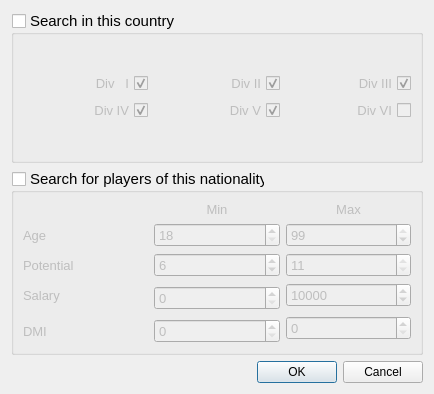
<?xml version="1.0" encoding="UTF-8"?>
<ui version="4.0">
 <class>SearchDialog</class>
 <widget class="QDialog" name="SearchDialog">
  <property name="geometry">
   <rect>
    <x>0</x>
    <y>0</y>
    <width>434</width>
    <height>394</height>
   </rect>
  </property>
  <property name="windowTitle">
   <string>Dialog</string>
  </property>
  <layout class="QVBoxLayout" name="verticalLayout_4">
   <item>
    <layout class="QVBoxLayout" name="verticalLayout_3">
     <item>
      <widget class="QGroupBox" name="countryGroup">
       <property name="font">
        <font>
         <pointsize>11</pointsize>
        </font>
       </property>
       <property name="title">
        <string>Search in this country</string>
       </property>
       <property name="checkable">
        <bool>true</bool>
       </property>
       <property name="checked">
        <bool>false</bool>
       </property>
       <layout class="QVBoxLayout" name="verticalLayout_2">
        <item>
         <layout class="QGridLayout" name="gridLayout_2">
          <item row="0" column="0">
           <widget class="QCheckBox" name="div1Check">
            <property name="font">
             <font>
              <pointsize>10</pointsize>
             </font>
            </property>
            <property name="layoutDirection">
             <enum>Qt::RightToLeft</enum>
            </property>
            <property name="text">
             <string>Div   I</string>
            </property>
            <property name="checked">
             <bool>true</bool>
            </property>
           </widget>
          </item>
          <item row="0" column="1">
           <widget class="QCheckBox" name="div2Check">
            <property name="font">
             <font>
              <pointsize>10</pointsize>
             </font>
            </property>
            <property name="layoutDirection">
             <enum>Qt::RightToLeft</enum>
            </property>
            <property name="text">
             <string>Div II</string>
            </property>
            <property name="checked">
             <bool>true</bool>
            </property>
           </widget>
          </item>
          <item row="0" column="2">
           <widget class="QCheckBox" name="div3Check">
            <property name="font">
             <font>
              <pointsize>10</pointsize>
             </font>
            </property>
            <property name="layoutDirection">
             <enum>Qt::RightToLeft</enum>
            </property>
            <property name="text">
             <string>Div III</string>
            </property>
            <property name="checked">
             <bool>true</bool>
            </property>
           </widget>
          </item>
          <item row="1" column="0">
           <widget class="QCheckBox" name="div4Check">
            <property name="font">
             <font>
              <pointsize>10</pointsize>
             </font>
            </property>
            <property name="layoutDirection">
             <enum>Qt::RightToLeft</enum>
            </property>
            <property name="text">
             <string>Div IV</string>
            </property>
            <property name="checked">
             <bool>true</bool>
            </property>
           </widget>
          </item>
          <item row="1" column="1">
           <widget class="QCheckBox" name="div5Check">
            <property name="font">
             <font>
              <pointsize>10</pointsize>
             </font>
            </property>
            <property name="layoutDirection">
             <enum>Qt::RightToLeft</enum>
            </property>
            <property name="text">
             <string>Div V</string>
            </property>
            <property name="checked">
             <bool>true</bool>
            </property>
           </widget>
          </item>
          <item row="1" column="2">
           <widget class="QCheckBox" name="div6Check">
            <property name="font">
             <font>
              <pointsize>10</pointsize>
             </font>
            </property>
            <property name="toolTip">
             <string>It is not recommended to search in Div VI</string>
            </property>
            <property name="layoutDirection">
             <enum>Qt::RightToLeft</enum>
            </property>
            <property name="text">
             <string>Div VI</string>
            </property>
            <property name="checked">
             <bool>false</bool>
            </property>
           </widget>
          </item>
         </layout>
        </item>
       </layout>
      </widget>
     </item>
     <item>
      <widget class="QGroupBox" name="nationalityGroup">
       <property name="font">
        <font>
         <pointsize>11</pointsize>
        </font>
       </property>
       <property name="title">
        <string>Search for players of this nationality</string>
       </property>
       <property name="checkable">
        <bool>true</bool>
       </property>
       <property name="checked">
        <bool>false</bool>
       </property>
       <layout class="QVBoxLayout" name="verticalLayout">
        <item>
         <layout class="QGridLayout" name="gridLayout">
          <item row="3" column="0">
           <widget class="QLabel" name="salaryLabel">
            <property name="font">
             <font>
              <pointsize>10</pointsize>
             </font>
            </property>
            <property name="text">
             <string>Salary</string>
            </property>
           </widget>
          </item>
          <item row="4" column="2" rowspan="2">
           <widget class="QSpinBox" name="dmiMax">
            <property name="font">
             <font>
              <pointsize>10</pointsize>
             </font>
            </property>
            <property name="buttonSymbols">
             <enum>QAbstractSpinBox::UpDownArrows</enum>
            </property>
            <property name="specialValueText">
             <string/>
            </property>
            <property name="accelerated">
             <bool>true</bool>
            </property>
            <property name="showGroupSeparator" stdset="0">
             <bool>false</bool>
            </property>
            <property name="maximum">
             <number>999999</number>
            </property>
           </widget>
          </item>
          <item row="2" column="0">
           <widget class="QLabel" name="potentialLabel">
            <property name="font">
             <font>
              <pointsize>10</pointsize>
             </font>
            </property>
            <property name="text">
             <string>Potential</string>
            </property>
           </widget>
          </item>
          <item row="1" column="0">
           <widget class="QLabel" name="ageLabel">
            <property name="font">
             <font>
              <pointsize>10</pointsize>
             </font>
            </property>
            <property name="text">
             <string>Age</string>
            </property>
           </widget>
          </item>
          <item row="1" column="1">
           <widget class="QSpinBox" name="ageMin">
            <property name="font">
             <font>
              <pointsize>10</pointsize>
             </font>
            </property>
            <property name="buttonSymbols">
             <enum>QAbstractSpinBox::UpDownArrows</enum>
            </property>
            <property name="specialValueText">
             <string/>
            </property>
            <property name="accelerated">
             <bool>true</bool>
            </property>
            <property name="showGroupSeparator" stdset="0">
             <bool>false</bool>
            </property>
            <property name="minimum">
             <number>18</number>
            </property>
           </widget>
          </item>
          <item row="3" column="1" rowspan="2">
           <widget class="QSpinBox" name="salMin">
            <property name="font">
             <font>
              <pointsize>10</pointsize>
             </font>
            </property>
            <property name="buttonSymbols">
             <enum>QAbstractSpinBox::UpDownArrows</enum>
            </property>
            <property name="specialValueText">
             <string/>
            </property>
            <property name="accelerated">
             <bool>true</bool>
            </property>
            <property name="showGroupSeparator" stdset="0">
             <bool>false</bool>
            </property>
            <property name="maximum">
             <number>999999</number>
            </property>
           </widget>
          </item>
          <item row="1" column="2">
           <widget class="QSpinBox" name="ageMax">
            <property name="font">
             <font>
              <pointsize>10</pointsize>
             </font>
            </property>
            <property name="buttonSymbols">
             <enum>QAbstractSpinBox::UpDownArrows</enum>
            </property>
            <property name="specialValueText">
             <string/>
            </property>
            <property name="accelerated">
             <bool>true</bool>
            </property>
            <property name="showGroupSeparator" stdset="0">
             <bool>false</bool>
            </property>
            <property name="minimum">
             <number>18</number>
            </property>
            <property name="value">
             <number>99</number>
            </property>
           </widget>
          </item>
          <item row="2" column="1">
           <widget class="QSpinBox" name="potMin">
            <property name="font">
             <font>
              <pointsize>10</pointsize>
             </font>
            </property>
            <property name="buttonSymbols">
             <enum>QAbstractSpinBox::UpDownArrows</enum>
            </property>
            <property name="specialValueText">
             <string/>
            </property>
            <property name="accelerated">
             <bool>true</bool>
            </property>
            <property name="showGroupSeparator" stdset="0">
             <bool>false</bool>
            </property>
            <property name="maximum">
             <number>11</number>
            </property>
            <property name="value">
             <number>6</number>
            </property>
           </widget>
          </item>
          <item row="2" column="2">
           <widget class="QSpinBox" name="potMax">
            <property name="font">
             <font>
              <pointsize>10</pointsize>
             </font>
            </property>
            <property name="buttonSymbols">
             <enum>QAbstractSpinBox::UpDownArrows</enum>
            </property>
            <property name="specialValueText">
             <string/>
            </property>
            <property name="accelerated">
             <bool>true</bool>
            </property>
            <property name="showGroupSeparator" stdset="0">
             <bool>false</bool>
            </property>
            <property name="minimum">
             <number>11</number>
            </property>
            <property name="maximum">
             <number>11</number>
            </property>
           </widget>
          </item>
          <item row="5" column="0">
           <widget class="QLabel" name="dmiLabel">
            <property name="font">
             <font>
              <pointsize>10</pointsize>
             </font>
            </property>
            <property name="text">
             <string>DMI</string>
            </property>
           </widget>
          </item>
          <item row="5" column="1">
           <widget class="QSpinBox" name="dmiMin">
            <property name="font">
             <font>
              <pointsize>10</pointsize>
             </font>
            </property>
            <property name="buttonSymbols">
             <enum>QAbstractSpinBox::UpDownArrows</enum>
            </property>
            <property name="specialValueText">
             <string/>
            </property>
            <property name="accelerated">
             <bool>true</bool>
            </property>
            <property name="showGroupSeparator" stdset="0">
             <bool>false</bool>
            </property>
            <property name="maximum">
             <number>999999</number>
            </property>
           </widget>
          </item>
          <item row="3" column="2">
           <widget class="QSpinBox" name="salMax">
            <property name="font">
             <font>
              <pointsize>10</pointsize>
             </font>
            </property>
            <property name="buttonSymbols">
             <enum>QAbstractSpinBox::UpDownArrows</enum>
            </property>
            <property name="specialValueText">
             <string/>
            </property>
            <property name="accelerated">
             <bool>true</bool>
            </property>
            <property name="showGroupSeparator" stdset="0">
             <bool>false</bool>
            </property>
            <property name="maximum">
             <number>999999</number>
            </property>
            <property name="value">
             <number>10000</number>
            </property>
           </widget>
          </item>
          <item row="0" column="1">
           <widget class="QLabel" name="label_5">
            <property name="font">
             <font>
              <pointsize>10</pointsize>
             </font>
            </property>
            <property name="text">
             <string>Min</string>
            </property>
            <property name="alignment">
             <set>Qt::AlignCenter</set>
            </property>
           </widget>
          </item>
          <item row="0" column="2">
           <widget class="QLabel" name="label_6">
            <property name="font">
             <font>
              <pointsize>10</pointsize>
             </font>
            </property>
            <property name="text">
             <string>Max</string>
            </property>
            <property name="alignment">
             <set>Qt::AlignCenter</set>
            </property>
           </widget>
          </item>
         </layout>
        </item>
       </layout>
      </widget>
     </item>
    </layout>
   </item>
   <item>
    <widget class="QDialogButtonBox" name="buttonBox">
     <property name="orientation">
      <enum>Qt::Horizontal</enum>
     </property>
     <property name="standardButtons">
      <set>QDialogButtonBox::Cancel|QDialogButtonBox::Ok</set>
     </property>
    </widget>
   </item>
  </layout>
 </widget>
 <resources/>
 <connections>
  <connection>
   <sender>buttonBox</sender>
   <signal>accepted()</signal>
   <receiver>SearchDialog</receiver>
   <slot>accept()</slot>
   <hints>
    <hint type="sourcelabel">
     <x>248</x>
     <y>254</y>
    </hint>
    <hint type="destinationlabel">
     <x>157</x>
     <y>274</y>
    </hint>
   </hints>
  </connection>
  <connection>
   <sender>buttonBox</sender>
   <signal>rejected()</signal>
   <receiver>SearchDialog</receiver>
   <slot>reject()</slot>
   <hints>
    <hint type="sourcelabel">
     <x>316</x>
     <y>260</y>
    </hint>
    <hint type="destinationlabel">
     <x>286</x>
     <y>274</y>
    </hint>
   </hints>
  </connection>
 </connections>
</ui>
